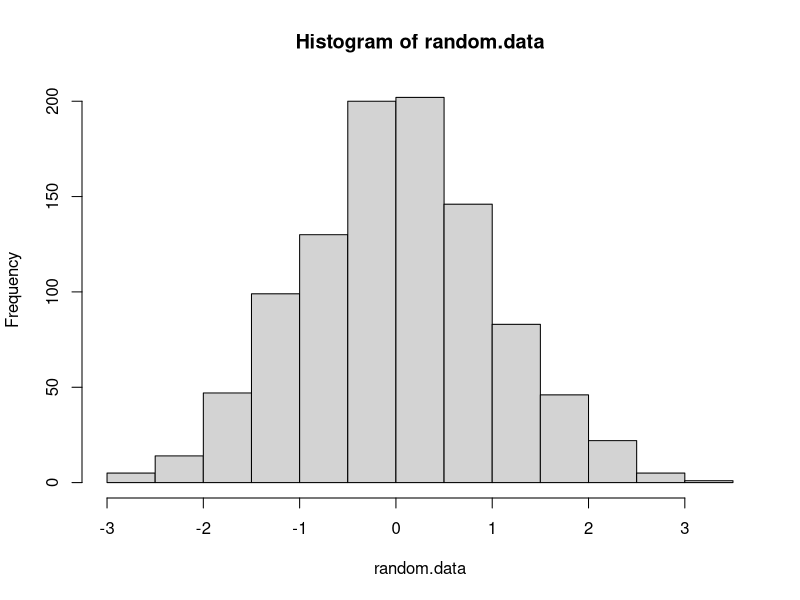
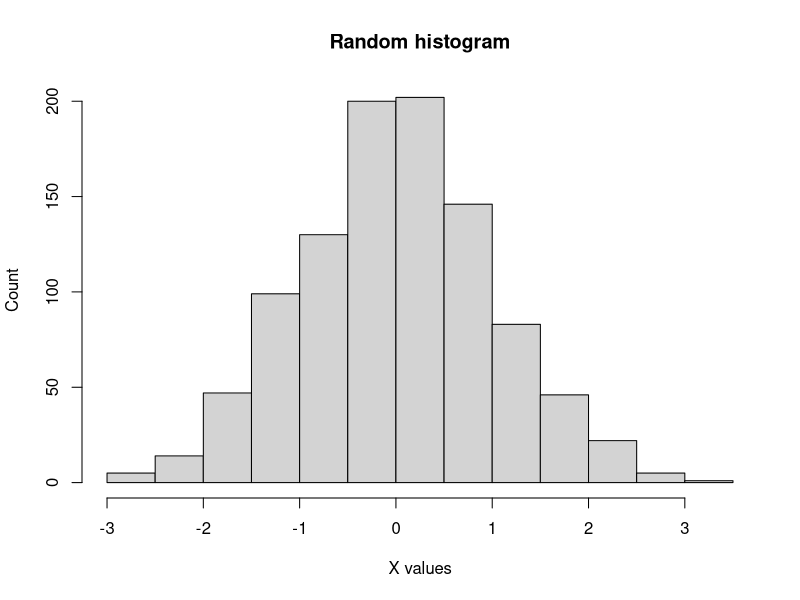
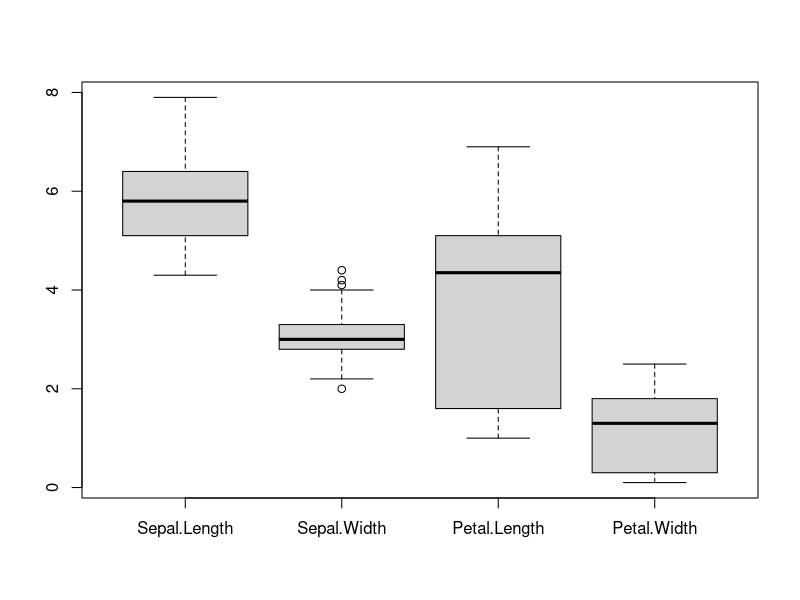
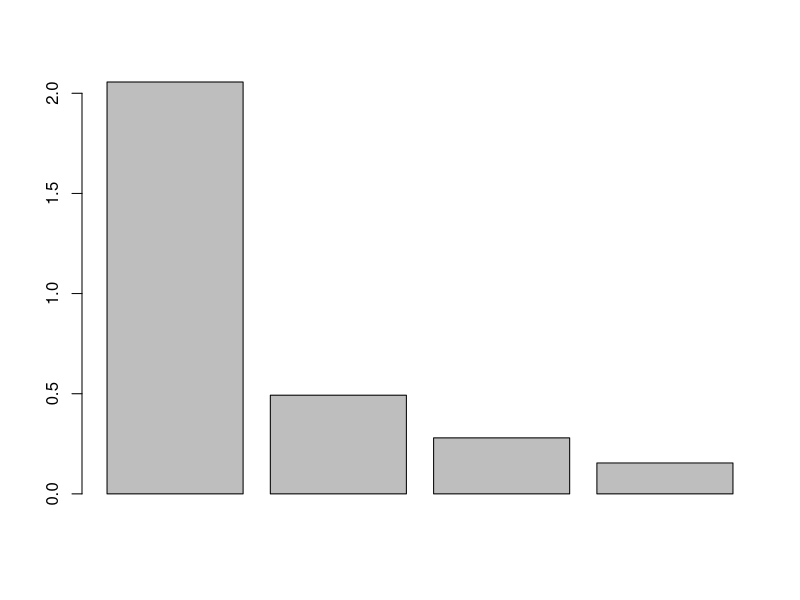
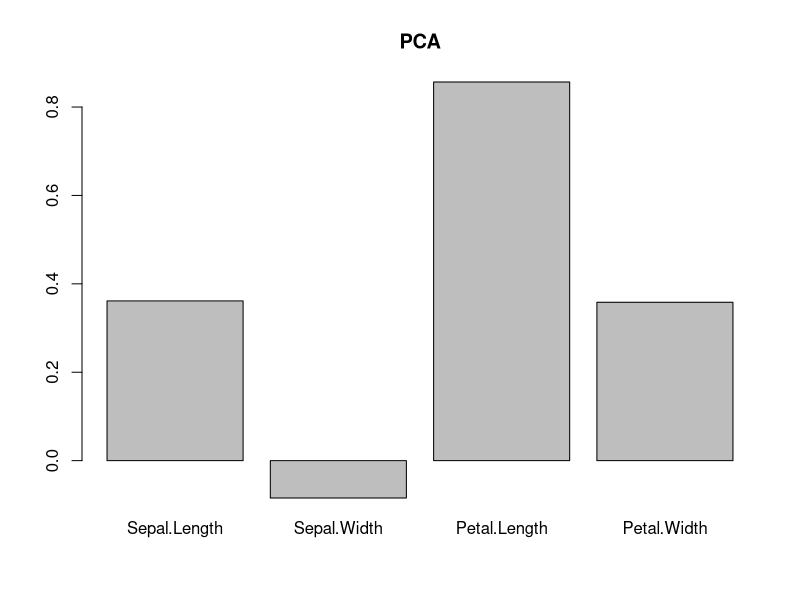
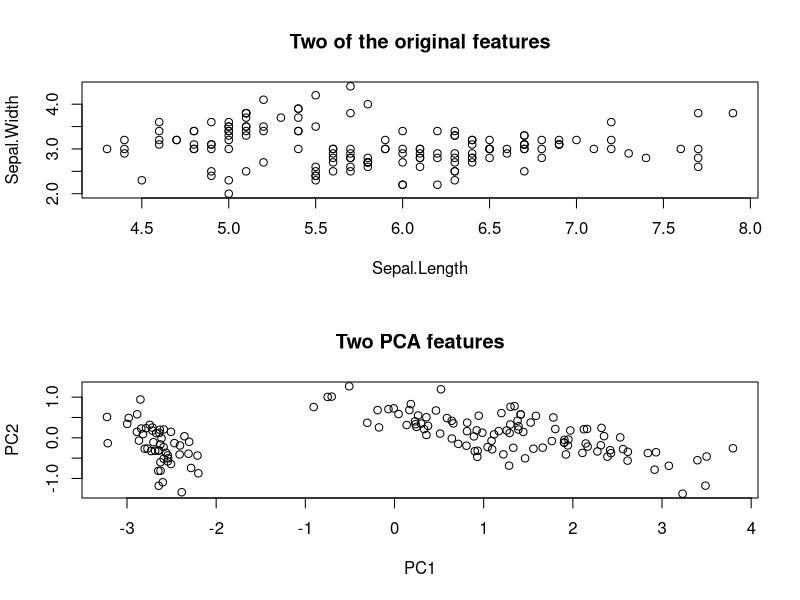
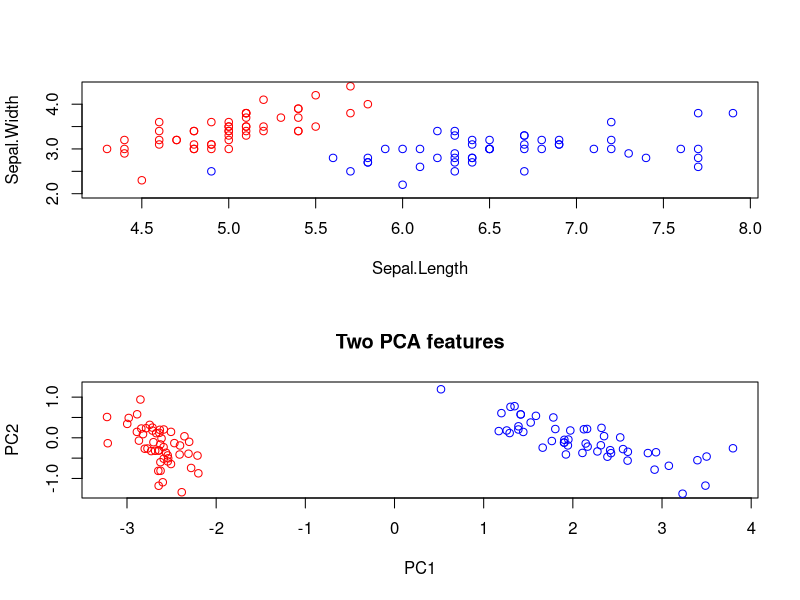
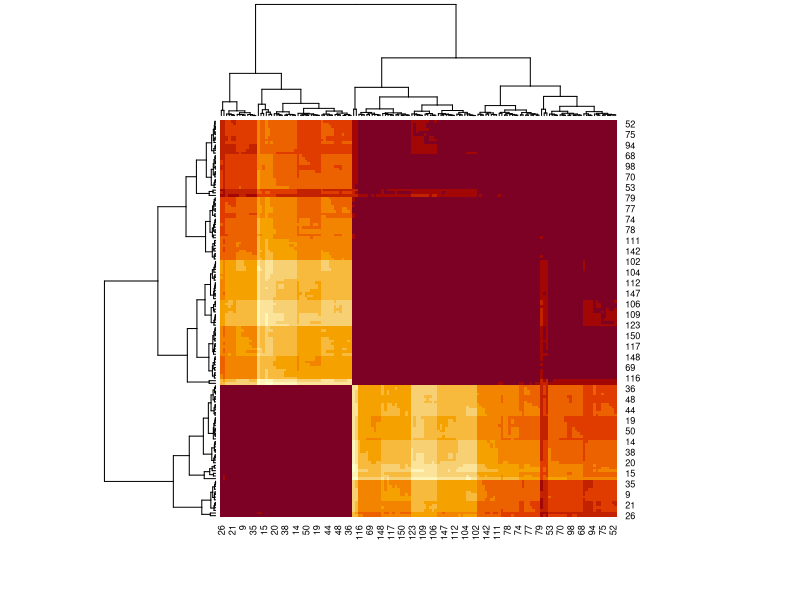

Source code (R) for these figures, in order:
#Set the working directory 
setwd("//home.org.aalto.fi/hallav1/data/Documents")

#The current working directory can be checked with command
getwd()

# 1.1 Installing packages in Aalto computer system
install.packages("MASS")

# 2 Hands-on exercises
print("Hello, World! :)")

# Random samples from normal distribution and a histogram:
set.seed(123) # set random seed
random.data <- rnorm(1000,mean=0,sd=1)

# Plot historam of the data
hist(random.data)

# Define title and axes:
hist(random.data,main="Random histogram",xlab="X values",ylab="Count")

# Example data set
# Investigate example data:
# Look at the data
iris
dim(iris)
dimnames(iris)
summary(iris)

# Boxplot of the first four columns.
# Boxplot
boxplot(iris[,1:4])

# Compare sepal length between two flower species with t-test:
setosaRows = (iris[,"Species"]=="setosa")
virginicaRows = (iris[,"Species"]=="virginica")
x = iris[setosaRows,"Sepal.Length"]
y = iris[virginicaRows,"Sepal.Length"]
t.test(x,y)

# Principal component analysis (PCA)
# Investigate variable contents with 'names', call subvariables with '$' or '@':
# Principal components analysis
iris.pca <- prcomp(iris[,1:4])
names(iris.pca) # check result contents

# Plot variance along each principal component
barplot(iris.pca$sdev)
# Plot first principal component
barplot(iris.pca$rotation[,"PC1"],main="PCA")
# Plot data for two random features, and then along the most important principal components:
par(mfrow=c(2,1))
plot(iris[, 1:2], main="Two of the original features")
plot(iris.pca$x[, 1:2], main="Two PCA features")

# Plots with different colors
par(mfrow=c(2,1))
plot(iris[iris[,"Species"] == "setosa",1:2],col="red",xlim=range(iris[,1]),ylim=range(iris[,2]))
points(iris[iris[,"Species"] == "virginica",1:2],col="blue")

plot(iris.pca$x[which(iris[,"Species"]=="setosa"),1:2], main="Two PCA features", col="red",xlim=range(iris.pca$x[,1]),ylim=range(iris.pca$x[,2]))
points(iris.pca$x[which(iris[,"Species"]=="virginica"),1:2],col="blue")

# Order and plot correlations between 20 random samples using first 4 features:
random.samples <- sample(nrow(iris),)
flower.correlations <- cor(t(iris[random.samples,1:4]))
heatmap(flower.correlations, scale = "none")

# Produce PDF
# This will save 'myFigure.pdf' in your working directory (check with 'getwd()')
pdf("myFigure.pdf")
heatmap(flower.correlations, scale="none", col = grey(seq(0,1,length=100)))
dev.off()

# K-means
# Based on the plot it seems that there are two groups of flowers. Use K-means to detect these clusters.
# It turns out that the clusters are explainable by ower species:
km <- kmeans(iris[random.samples,1:4], centers = 2)
names(km)
iris[names(which(km$cluster == 1)),"Species"]
iris[names(which(km$cluster == 2)),"Species"]

# Hierarchical clustering
d <- dist(iris[,1:4]) # distance matrix
hc <- hclust(d, method = "ave") # hierarchical clustering
plot(hc, hang = -1) # plot







